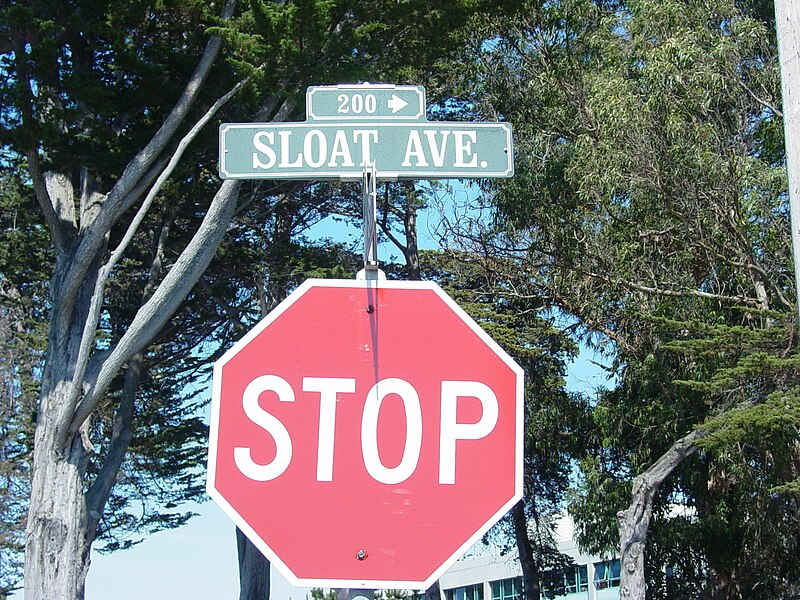
#> input picture Image Processing with OpenCV | Bahasa Indonesia/resources/Stop.jpg, 800 x 600 px
$ python thresh_adaptive.py
#> lines starting #> are read from the running program, lines starting #| are printed output that depends on the picture; after the words box and inside, x2 and y2 are one past the last pixel; in counts of white or black regions, pixels touching at a corner belong together
# Import module.
import cv2


# Load gambar & split channel warna.
image = cv2.imread('resources/Stop.jpg')
#> image is the input picture: shape (600, 800, 3); mean B, G, R 107.5, 107.4, 111.3
b, g, r = cv2.split(image)
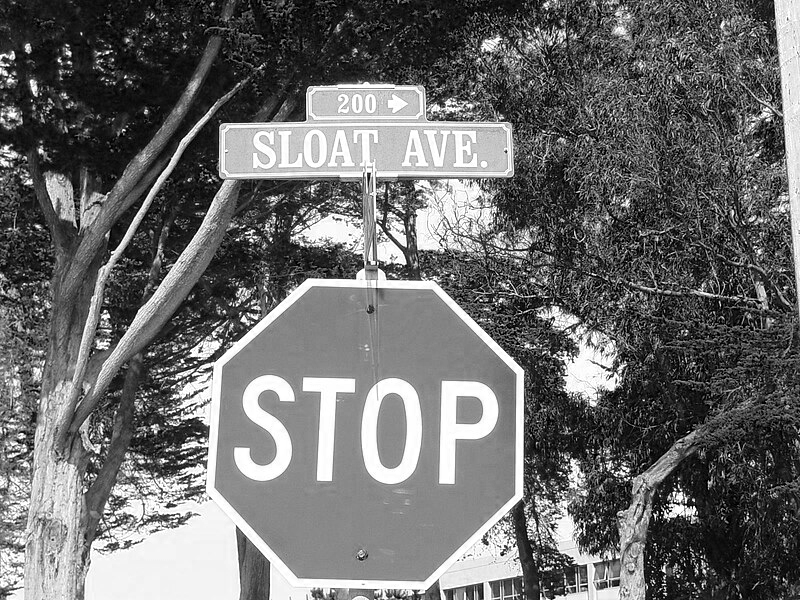
#> b: shape (600, 800); min 0, max 255, mean 107.5
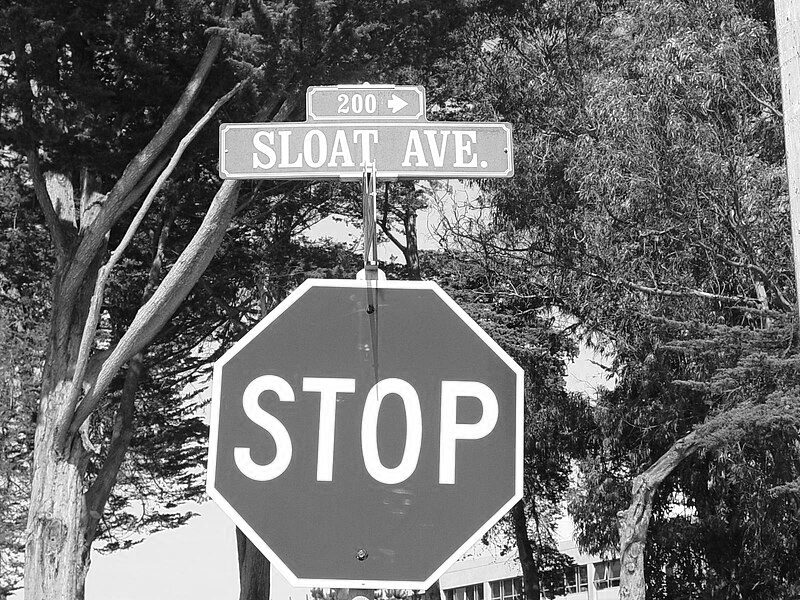
#> g: shape (600, 800); min 0, max 255, mean 107.4
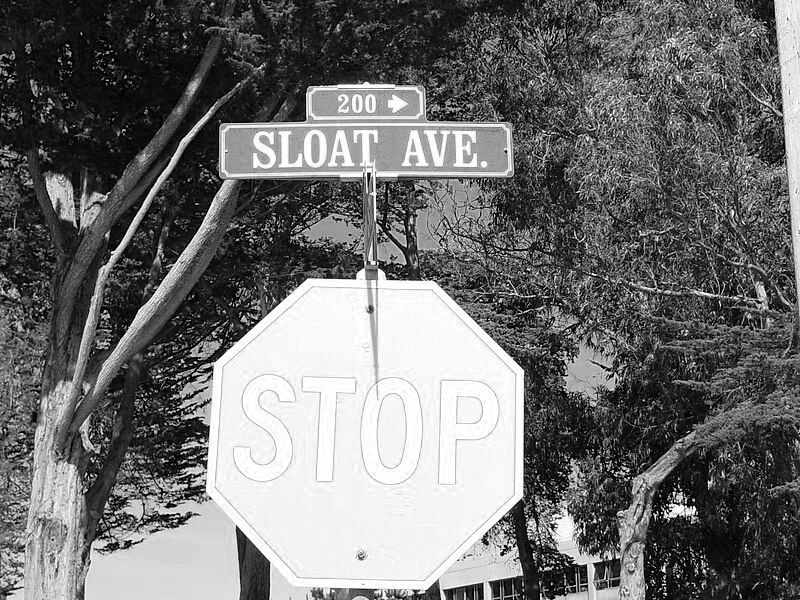
#> r: shape (600, 800); min 0, max 255, mean 111.3


# Membandingkan hasil thresholding manual dengan Otsu (global).
thresh, binary_r, = cv2.threshold(r, 240, 255, cv2.THRESH_BINARY)
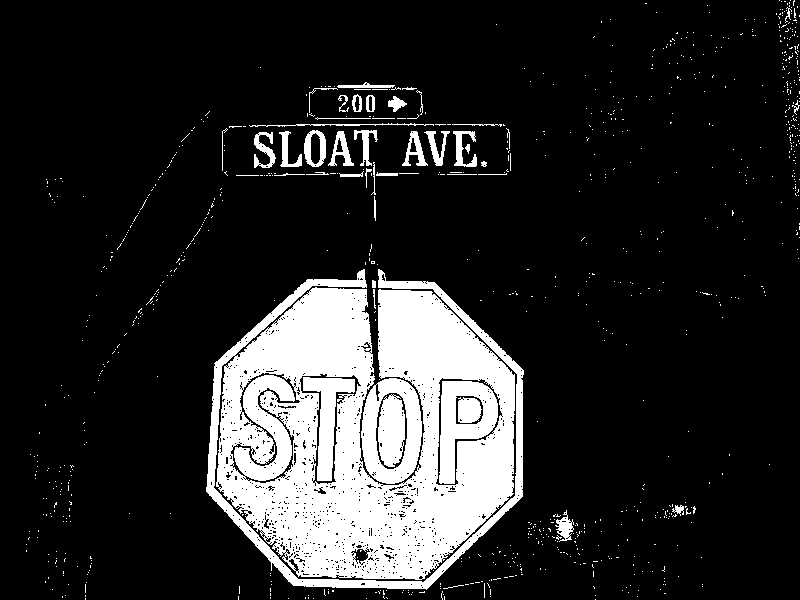
#> binary_r: shape (600, 800); 16.3% white; 904 white regions (856 under 20 px), largest, box (x1, y1, x2, y2) and area: (206, 269, 524, 590) 61003, (361, 378, 422, 484) 3315, (439, 381, 498, 484) 2973
thresh_otsu, binary_r_otsu, = cv2.threshold(r, None, 255, cv2.THRESH_BINARY+cv2.THRESH_OTSU)
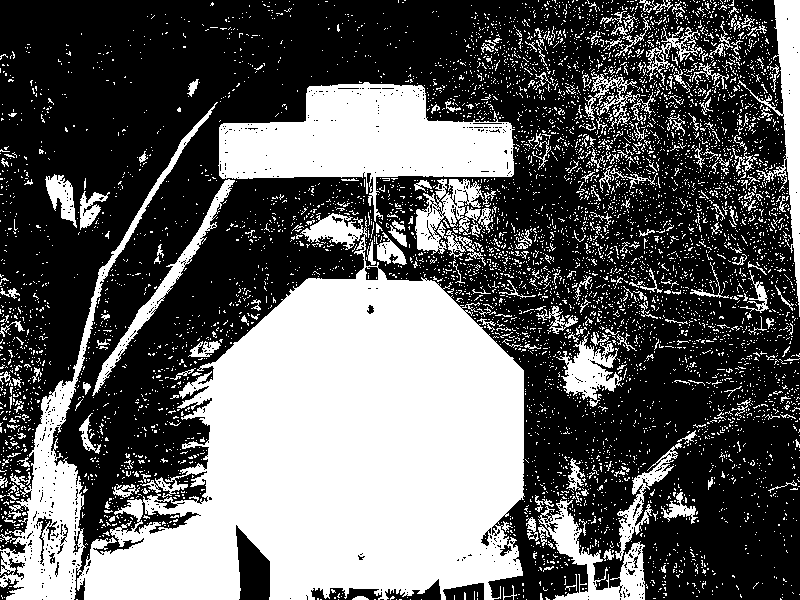
#> binary_r_otsu: shape (600, 800); 38.1% white; 6509 white regions (6257 under 20 px), largest, box (x1, y1, x2, y2) and area: (0, 102, 525, 600) 111424, (218, 82, 515, 222) 20589, (738, 0, 800, 317) 4533
#> thresh_otsu = 130

print('Manual threshold\t:', thresh)
print('Otsu threshold\t\t:', thresh_otsu)
#| Otsu threshold		: 130.0

cv2.imshow('binary_r', binary_r)
cv2.imshow('binary_r_otsu', binary_r_otsu)
cv2.waitKey(0)


# Adaptive local thresholding.
# Alternatif: cv2.ADAPTIVE_THRESH_GAUSSIAN_C.
image = cv2.imread('resources/Book.png')
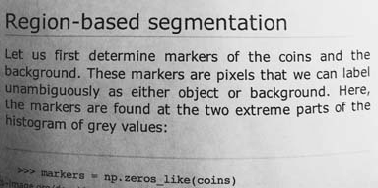
#> input picture Image Processing with OpenCV | Bahasa Indonesia/resources/Book.png, 378 x 188 px
#> image is the input picture: shape (188, 378, 3); min 0, max 255, mean 171.4
gray = cv2.cvtColor(image, cv2.COLOR_BGR2GRAY)
binary = cv2.adaptiveThreshold(gray, 255, cv2.ADAPTIVE_THRESH_MEAN_C, cv2.THRESH_BINARY, 19, 10)
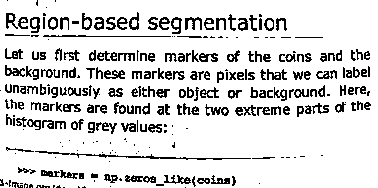
#> binary: shape (188, 378); 85.2% white; black in thin lines or dots
cv2.imshow('binary', binary)
cv2.waitKey(0)
